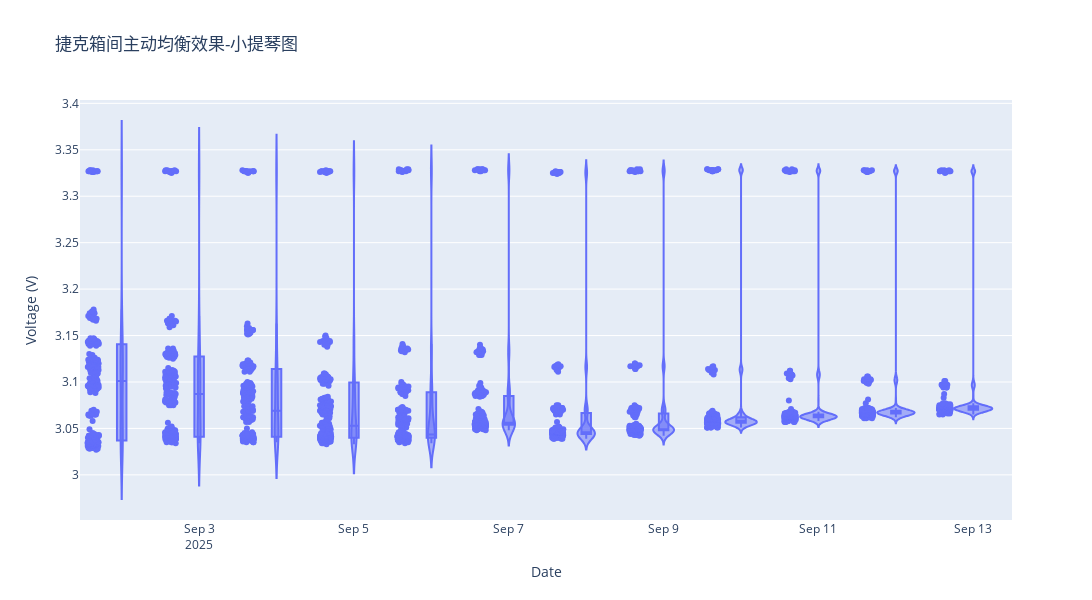

The cell this chart's notebook holds for it:
### Code cell
fig_violin = px.violin(
    df_first_data,
    box=True,
    points="all",
    title="捷克箱间主动均衡效果-小提琴图",
    width=1200,
    height=600
)
fig_violin.update_layout(xaxis_title="Date", yaxis_title="Voltage (V)")
fig_violin.show()

### Figure 1 — Plotly figure (JSON) as saved in the notebook; plotly's stock layout.template omitted (floating-point values rounded to 4 significant figures; data arrays with more than 128 entries replaced by an {"elided": "..."} marker saying what was removed)
{"data": [{"alignmentgroup": "True", "box": {"visible": true}, "hovertemplate": "采集时间=%{x}<br>value=%{y}<extra></extra>", "legendgroup": "", "marker": {"color": "#636efa"}, "name": "", "offsetgroup": "", "orientation": "v", "points": "all", "scalegroup": "True", "showlegend": false, "type": "violin", "x": {"elided": "2880 str values"}, "x0": " ", "xaxis": "x", "y": {"elided": "2880 float values"}, "y0": " ", "yaxis": "y"}], "layout": {"height": 600, "legend": {"tracegroupgap": 0}, "title": {"text": "捷克箱间主动均衡效果-小提琴图"}, "violinmode": "group", "width": 1200, "xaxis": {"anchor": "y", "domain": [0, 1], "title": {"text": "Date"}}, "yaxis": {"anchor": "x", "domain": [0, 1], "title": {"text": "Voltage (V)"}}}}
